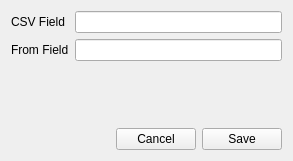
<?xml version="1.0" encoding="UTF-8"?>
<ui version="4.0">
 <class>Form</class>
 <widget class="QWidget" name="Form">
  <property name="geometry">
   <rect>
    <x>0</x>
    <y>0</y>
    <width>293</width>
    <height>161</height>
   </rect>
  </property>
  <property name="windowTitle">
   <string>Form</string>
  </property>
  <layout class="QVBoxLayout" name="verticalLayout">
   <item>
    <layout class="QFormLayout" name="formLayout">
     <item row="0" column="0">
      <widget class="QLabel" name="label">
       <property name="text">
        <string>CSV Field</string>
       </property>
      </widget>
     </item>
     <item row="0" column="1">
      <widget class="QLineEdit" name="csvFieldLineEdit"/>
     </item>
     <item row="1" column="0">
      <widget class="QLabel" name="label_2">
       <property name="text">
        <string>From Field</string>
       </property>
      </widget>
     </item>
     <item row="1" column="1">
      <widget class="QLineEdit" name="fromFieldLineEdit"/>
     </item>
    </layout>
   </item>
   <item>
    <layout class="QHBoxLayout" name="horizontalLayout">
     <item>
      <spacer name="horizontalSpacer">
       <property name="orientation">
        <enum>Qt::Horizontal</enum>
       </property>
       <property name="sizeHint" stdset="0">
        <size>
         <width>40</width>
         <height>20</height>
        </size>
       </property>
      </spacer>
     </item>
     <item>
      <widget class="QPushButton" name="cancelBtn">
       <property name="text">
        <string>Cancel</string>
       </property>
      </widget>
     </item>
     <item>
      <widget class="QPushButton" name="saveBtn">
       <property name="text">
        <string>Save</string>
       </property>
      </widget>
     </item>
    </layout>
   </item>
  </layout>
 </widget>
 <resources/>
 <connections/>
</ui>
